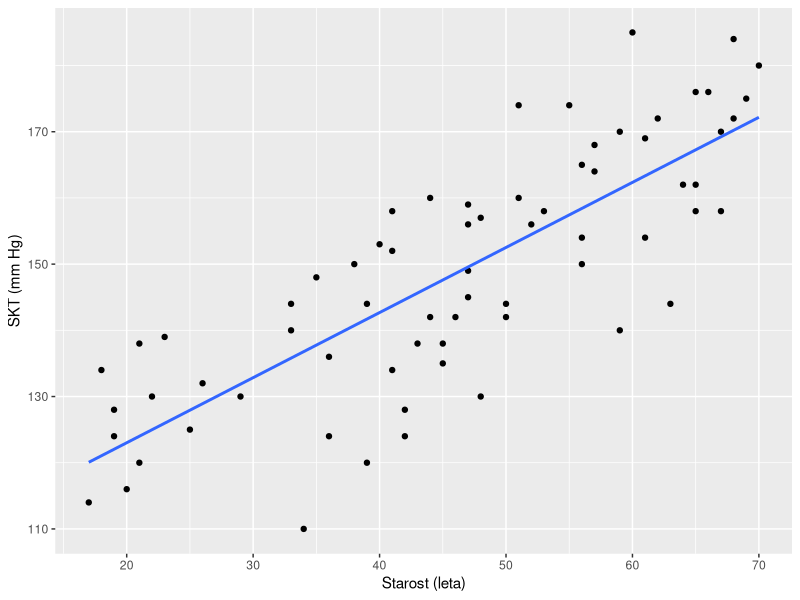

Here is the R script that generated this plot: (Note: this script raises an error after producing the figure.)
tlak <- read.table("SKT.txt", header=TRUE, sep="\t", stringsAsFactors = TRUE)

library(ggplot2)
ggplot(data=tlak, mapping=aes(x=starost, y=SKT)) +
  geom_point() +
  geom_smooth(method="lm", se=FALSE) +
  xlab("Starost (leta)") +
  ylab("SKT (mm Hg)")

model.SKT <- lm(SKT~starost, data=tlak)
model.SKT.0 = lm(SKT~starost - mean(tlak$starost), data=tlak)
summary(model.SKT.0)
par(mfrow=c(2,2))
plot(model.SKT)
par(mfrow=c(1,1))

model.SKT <- lm(SKT ~ starost, data = tlak)

# modelska matrika X

X <- model.matrix(model.SKT)  

# prvih 5 vrstic

X[1:5,]  

# Kaj je v matriki t(X) %*% X:

t(X) %*% X  #  n, vsota x, vsota x*x

length(tlak$starost)
sum(tlak$starost)
sum(tlak$starost^2)

# kaj je v matriki t(X) %*% tlak$SKT

t(X) %*% tlak$SKT  # vsota y, vsota x*y

sum(tlak$SKT)
sum(tlak$starost*tlak$SKT)

# ocene parametrov

# inverzna matrika t(X) %*% X

solve(t(X) %*% X)

(b <- solve(t(X) %*% X) %*% t(X) %*% tlak$SKT)


# variančno kovariančna matrika cenilk parametrov
(s2 <- sum(model.SKT$residuals^2)/(length(tlak$starost)-2))
(var_b <- s2*solve(t(X) %*% X))

vcov(model.SKT)

# standardne napake ocen parametrov
sqrt(diag(vcov(model.SKT)))

summary(model.SKT)$coeff

# matrika H
H <- X %*% solve(t(X) %*% X) %*% t(X)
dim(H)

# izpis prvih 10 stolpcev in 10 vrstic matrike H

round(H[1:10,1:10], 3)  
round(hatvalues(model.SKT),3)
diag(H)
plot(hatvalues(model.SKT),diag(H))
